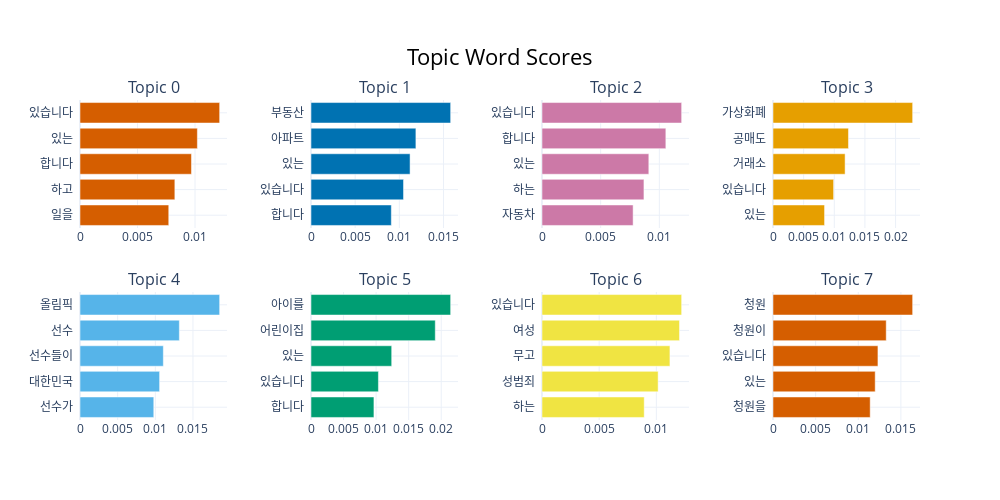

This figure's notebook cell:
### Code cell
topic_model.visualize_barchart()

### Figure 1 — Plotly figure (JSON) as saved in the notebook; plotly's stock layout.template omitted (floating-point values rounded to 4 significant figures)
{"data": [{"marker": {"color": "#D55E00"}, "orientation": "h", "type": "bar", "x": [0.007716, 0.008246, 0.00969, 0.0102, 0.01214], "xaxis": "x", "y": ["일을  ", "하고  ", "합니다  ", "있는  ", "있습니다  "], "yaxis": "y"}, {"marker": {"color": "#0072B2"}, "orientation": "h", "type": "bar", "x": [0.009094, 0.01047, 0.01122, 0.01188, 0.01581], "xaxis": "x2", "y": ["합니다  ", "있습니다  ", "있는  ", "아파트  ", "부동산  "], "yaxis": "y2"}, {"marker": {"color": "#CC79A7"}, "orientation": "h", "type": "bar", "x": [0.007764, 0.008687, 0.009103, 0.01055, 0.0119], "xaxis": "x3", "y": ["자동차  ", "하는  ", "있는  ", "합니다  ", "있습니다  "], "yaxis": "y3"}, {"marker": {"color": "#E69F00"}, "orientation": "h", "type": "bar", "x": [0.008413, 0.009892, 0.01177, 0.01232, 0.02279], "xaxis": "x4", "y": ["있는  ", "있습니다  ", "거래소  ", "공매도  ", "가상화폐  "], "yaxis": "y4"}, {"marker": {"color": "#56B4E9"}, "orientation": "h", "type": "bar", "x": [0.009795, 0.01057, 0.01106, 0.01319, 0.01854], "xaxis": "x5", "y": ["선수가  ", "대한민국  ", "선수들이  ", "선수  ", "올림픽  "], "yaxis": "y5"}, {"marker": {"color": "#009E73"}, "orientation": "h", "type": "bar", "x": [0.009664, 0.01035, 0.01239, 0.01909, 0.02145], "xaxis": "x6", "y": ["합니다  ", "있습니다  ", "있는  ", "어린이집  ", "아이를  "], "yaxis": "y6"}, {"marker": {"color": "#F0E442"}, "orientation": "h", "type": "bar", "x": [0.008941, 0.01016, 0.01119, 0.01203, 0.01222], "xaxis": "x7", "y": ["하는  ", "성범죄  ", "무고  ", "여성  ", "있습니다  "], "yaxis": "y7"}, {"marker": {"color": "#D55E00"}, "orientation": "h", "type": "bar", "x": [0.0114, 0.01199, 0.01231, 0.01328, 0.01638], "xaxis": "x8", "y": ["청원을  ", "있는  ", "있습니다  ", "청원이  ", "청원  "], "yaxis": "y8"}], "layout": {"annotations": [{"font": {"size": 16}, "showarrow": false, "text": "Topic 0", "x": 0.0875, "xanchor": "center", "xref": "paper", "y": 1, "yanchor": "bottom", "yref": "paper"}, {"font": {"size": 16}, "showarrow": false, "text": "Topic 1", "x": 0.3625, "xanchor": "center", "xref": "paper", "y": 1, "yanchor": "bottom", "yref": "paper"}, {"font": {"size": 16}, "showarrow": false, "text": "Topic 2", "x": 0.6375, "xanchor": "center", "xref": "paper", "y": 1, "yanchor": "bottom", "yref": "paper"}, {"font": {"size": 16}, "showarrow": false, "text": "Topic 3", "x": 0.9125, "xanchor": "center", "xref": "paper", "y": 1, "yanchor": "bottom", "yref": "paper"}, {"font": {"size": 16}, "showarrow": false, "text": "Topic 4", "x": 0.0875, "xanchor": "center", "xref": "paper", "y": 0.4, "yanchor": "bottom", "yref": "paper"}, {"font": {"size": 16}, "showarrow": false, "text": "Topic 5", "x": 0.3625, "xanchor": "center", "xref": "paper", "y": 0.4, "yanchor": "bottom", "yref": "paper"}, {"font": {"size": 16}, "showarrow": false, "text": "Topic 6", "x": 0.6375, "xanchor": "center", "xref": "paper", "y": 0.4, "yanchor": "bottom", "yref": "paper"}, {"font": {"size": 16}, "showarrow": false, "text": "Topic 7", "x": 0.9125, "xanchor": "center", "xref": "paper", "y": 0.4, "yanchor": "bottom", "yref": "paper"}], "height": 500, "hoverlabel": {"bgcolor": "white", "font": {"family": "Rockwell", "size": 16}}, "showlegend": false, "title": {"font": {"color": "Black", "size": 22}, "text": "Topic Word Scores", "x": 0.5, "xanchor": "center", "yanchor": "top"}, "width": 1000, "xaxis": {"anchor": "y", "domain": [0, 0.175], "showgrid": true}, "xaxis2": {"anchor": "y2", "domain": [0.275, 0.45], "showgrid": true}, "xaxis3": {"anchor": "y3", "domain": [0.55, 0.725], "showgrid": true}, "xaxis4": {"anchor": "y4", "domain": [0.825, 1], "showgrid": true}, "xaxis5": {"anchor": "y5", "domain": [0, 0.175], "showgrid": true}, "xaxis6": {"anchor": "y6", "domain": [0.275, 0.45], "showgrid": true}, "xaxis7": {"anchor": "y7", "domain": [0.55, 0.725], "showgrid": true}, "xaxis8": {"anchor": "y8", "domain": [0.825, 1], "showgrid": true}, "yaxis": {"anchor": "x", "domain": [0.6, 1], "showgrid": true}, "yaxis2": {"anchor": "x2", "domain": [0.6, 1], "showgrid": true}, "yaxis3": {"anchor": "x3", "domain": [0.6, 1], "showgrid": true}, "yaxis4": {"anchor": "x4", "domain": [0.6, 1], "showgrid": true}, "yaxis5": {"anchor": "x5", "domain": [0, 0.4], "showgrid": true}, "yaxis6": {"anchor": "x6", "domain": [0, 0.4], "showgrid": true}, "yaxis7": {"anchor": "x7", "domain": [0, 0.4], "showgrid": true}, "yaxis8": {"anchor": "x8", "domain": [0, 0.4], "showgrid": true}}}
